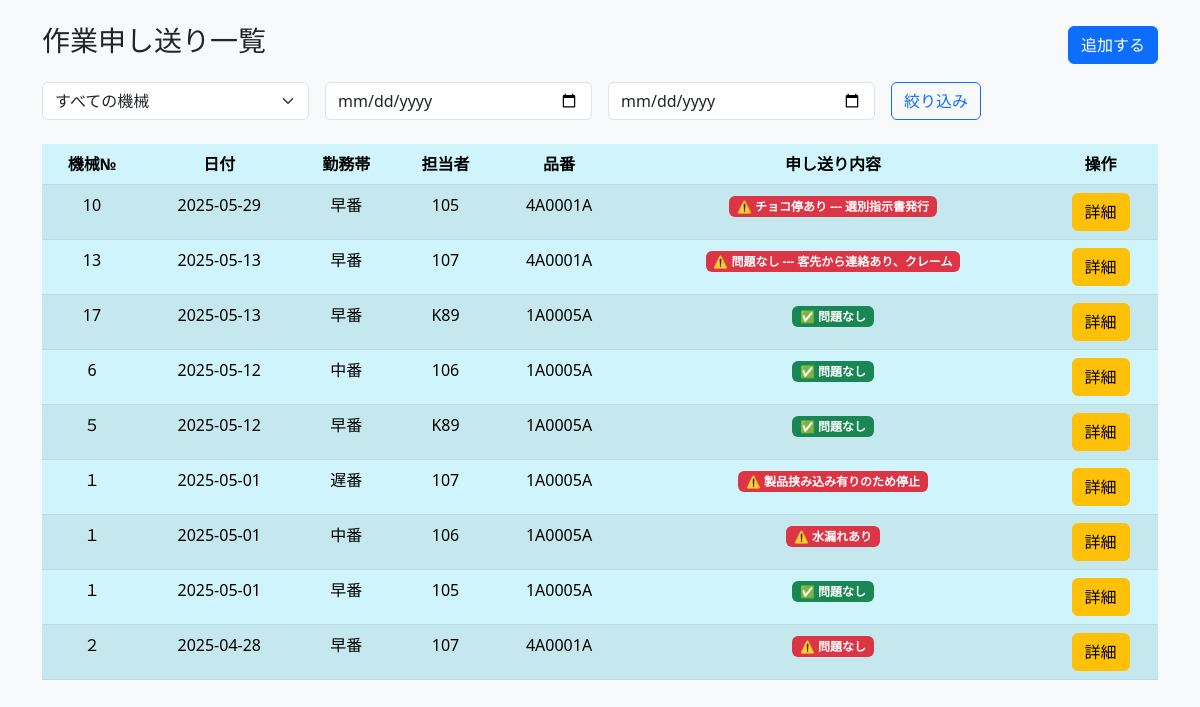
Before: / with the older database file.
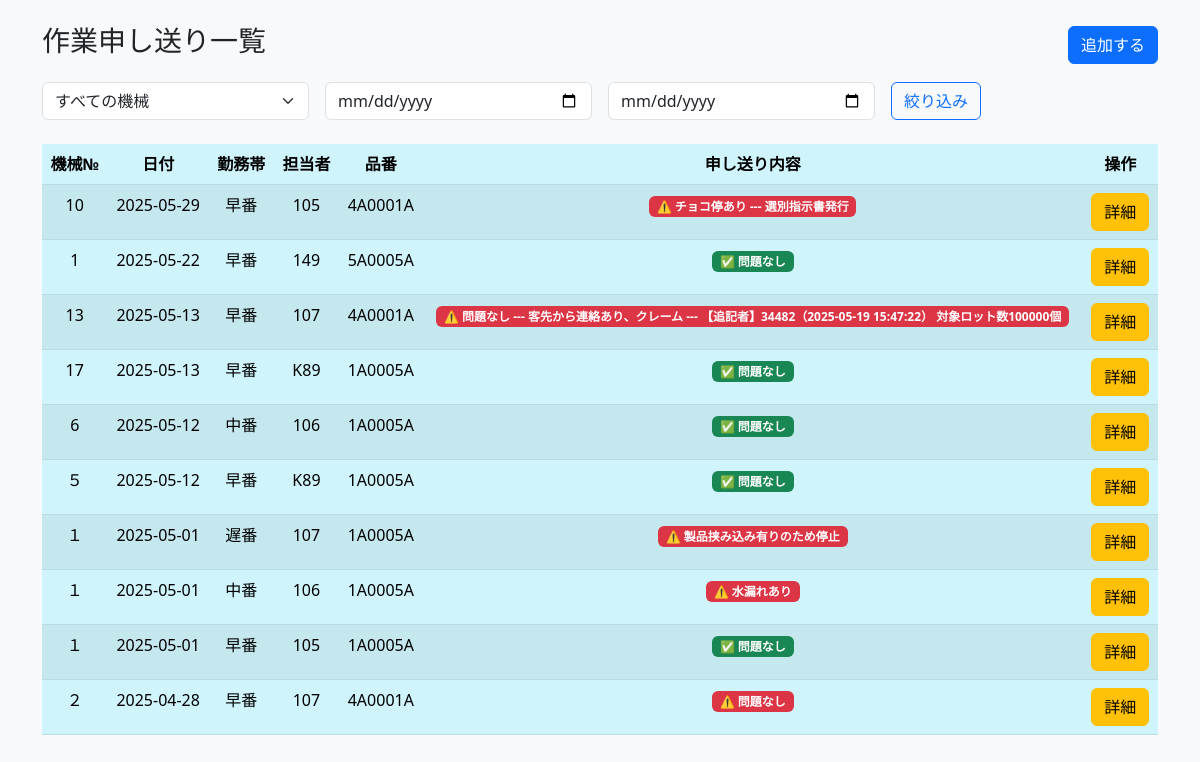
After: the same page with the newer database file.
### tables this page shows
CREATE TABLE work_notes (
        id INTEGER PRIMARY KEY AUTOINCREMENT,
        machine_no TEXT NOT NULL,           -- 機械番号
        date DATE NOT NULL,                 -- 日付
        shift TEXT NOT NULL,                -- 勤務帯（例：早番、遅番など）
        operator TEXT NOT NULL,             -- 担当者
        product_no TEXT NOT NULL,           -- 品番
        note TEXT NOT NULL,                 -- 申し送り内容
        created_at TIMESTAMP DEFAULT CURRENT_TIMESTAMP,
        updated_at TIMESTAMP DEFAULT CURRENT_TIMESTAMP
    , additional_note TEXT);

### app.py (the view)
@app.route("/", methods=["GET", "POST"])
def index():
    if request.method == "POST":
        machine_no = request.form["machine_no"]
        date = request.form["date"]
        shift = request.form["shift"]
        operator = request.form["operator"]
        product_no = request.form["product_no"]
        note = request.form["note"]
        add_work_note(machine_no, date, shift, operator, product_no, note)
        return redirect(url_for("index"))
    else:
        machine_no = request.args.get("machine_no")
        start_date = request.args.get("start_date")
        end_date = request.args.get("end_date")
        work_notes = get_filtered_work_notes(machine_no, start_date, end_date)
        machine_nos = get_machine_nos()  # ← 機械№一覧
        return render_template("index.html", work_notes=work_notes)

### database.py (called while the page is built)
def get_connection_db():
    conn = sqlite3.connect("todo.db")
    conn.row_factory = sqlite3.Row
    return conn

def get_machine_nos():
    conn = get_connection_db()
    c = conn.cursor()
    c.execute("SELECT DISTINCT machine_no FROM work_notes ORDER BY machine_no")
    return [row["machine_no"] for row in c.fetchall()]

def get_filtered_work_notes(machine_no=None, start_date=None, end_date=None):
    conn = get_connection_db()
    c = conn.cursor()
    query = "SELECT * FROM work_notes WHERE 1=1"
    params = []
    if machine_no:
        query += " AND machine_no = ?"
        params.append(machine_no)
    if start_date:
        query += " AND date >= ?"
        params.append(start_date)
    if end_date:
        query += " AND date <= ?"
        params.append(end_date)
    query += " ORDER BY date DESC, id DESC"
    c.execute(query, params)
    rows = c.fetchall()
    conn.close()
    return rows

### templates/index.html (shortened to what this page needs)
<!DOCTYPE html>
<html lang="ja">
<head>
    <link href="https://cdn.jsdelivr.net/npm/bootstrap@5.3.0/dist/css/bootstrap.min.css" rel="stylesheet">
</head>
<body class="bg-light">
    <div class="container mt-4">
        <div class="d-flex justify-content-between align-items-center mb-3">
            <h3>作業申し送り一覧</h3>
            <button class="btn btn-primary" data-bs-toggle="collapse" data-bs-target="#addform">追加する</button>
        </div>
        <form method="get" class="row g-3 mb-4">
            <div class="col-md-3">
                <select name="machine_no" class="form-select">
                    <option value="">すべての機械</option>
                </select>
            </div>
            <div class="col-md-3">
                <input type="date" name="start_date" class="form-control" value="{{ request.args.get('start_date', '') }}">
            </div>
            <div class="col-md-3">
                <input type="date" name="end_date" class="form-control" value="{{ request.args.get('end_date', '') }}">
            </div>
            <div class="col-md-2">
                <button type="submit" class="btn btn-outline-primary">絞り込み</button>
            </div>
        </form>
        <table class="table table-striped table-hover text-center table-info">
            <thead>
                <tr>
                    <th>機械№</th>
                    <th>日付</th>
                    <th>勤務帯</th>
                    <th>担当者</th>
                    <th>品番</th>
                    <th>申し送り内容</th>
                    <th>操作</th>
                </tr>
            </thead>
            <tbody>
                {% for note in work_notes %}
                <tr>
                    <td>{{ note['machine_no'] }}</td>
                    <td>{{ note['date'] }}</td>
                    <td>{{ note['shift'] }}</td>
                    <td>{{ note['operator'] }}</td>
                    <td>{{ note['product_no'] }}</td>
                    <td>
                        {% if note['note'] == '問題なし' %}
                        <span class="badge bg-success">✅ 問題なし</span>
                        {% else %}
                        <span class="badge bg-danger">⚠️ {{ note['note'] }}</span>
                        {% endif %}
                    </td>
                    <td>
                        <a href="{{ url_for('show', id=note['id']) }}" class="btn btn-warning">詳細</a>
                    </td>
                </tr>
                {% endfor %}
            </tbody>
        </table>
    </div>
</body>
</html>

Changed rows visible on the page:
added work_notes: machine_no "1", date "2025-05-22", shift "早番", operator "149", product_no "5A0005A", note "✅ 問題なし"
changed work_notes: note "問題なし --- 客先から連絡あり、クレーム" → "問題なし --- 客先から連絡あり、クレーム --- 【追記者】34482（2025-05-19 15:47:22） 対象ロット数100000個"
